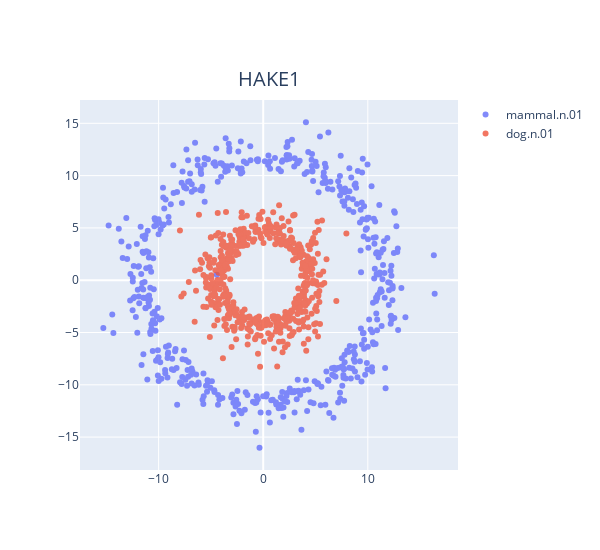

Notebook source saved alongside this figure:
### Code cell
# エンティティの埋め込みをロード
entity_embedding = np.load(os.path.join(model_path, 'entity_embedding.npy'))

# HeadとTailの座標計算
head = entity_embedding[head_id]
tail = entity_embedding[tail_id]

phase_head, mod_head = np.split(head, 2)
phase_tail, mod_tail = np.split(tail, 2)

mod_head = np.log(np.abs(mod_head)) * np.sign(mod_head)
mod_tail = np.log(np.abs(mod_tail)) * np.sign(mod_tail)

phase_head = phase_head / embedding_range * np.pi
phase_tail = phase_tail / embedding_range * np.pi

x_head, y_head = mod_head * np.cos(phase_head), mod_head * np.sin(phase_head)
x_tail, y_tail = mod_tail * np.cos(phase_tail), mod_tail * np.sin(phase_tail)

fig = go.Figure()

# Head Entityのプロット
fig.add_trace(go.Scatter(x=x_head, y=y_head, mode='markers', name=entities_dict[head_id], text=[f'Head ID: {head_id}'] * len(x_head), opacity=0.8))
# Tail Entityのプロット
fig.add_trace(go.Scatter(x=x_tail, y=y_tail, mode='markers', name=entities_dict[tail_id], text=[f'Tail ID: {tail_id}'] * len(x_tail), opacity=0.8))
# HAKEテキストの追加
fig.add_annotation(
    text=model,  # 表示するテキスト
    xref="paper",  # x座標の参照元 (paperは図の左端、dataはデータ座標)
    yref="paper",  # y座標の参照元 (paperは図の下端、dataはデータ座標)
    x=0.5,  # x座標 (0.5は図の中央)
    y=1.1,  # y座標 (1.05は図の上端から5%上)
    showarrow=False,  # 矢印を非表示にする
    font=dict(size=20),  # テキストのフォントサイズ
)
# レイアウトの設定
fig.update_layout(
    title="",
    yaxis_title=" ",
    showlegend=True,
    width=600,  # 幅
    height=550,  # 高さ
    xaxis=dict(scaleanchor="y", scaleratio=1),  # x軸のアスペクト比を1:1に設定
    yaxis=dict(scaleanchor="x", scaleratio=1),  # y軸のアスペクト比を1:1に設定
)

# プロットの表示
fig.show()

### Figure 1 — Plotly figure (JSON) as saved in the notebook; plotly's stock layout.template omitted (floating-point values rounded to 4 significant figures; data arrays with more than 128 entries replaced by an {"elided": "..."} marker saying what was removed)
{"data": [{"mode": "markers", "name": "mammal.n.01", "opacity": 0.8, "text": {"elided": "500 str values"}, "type": "scatter", "x": {"elided": "500 float values"}, "y": {"elided": "500 float values"}}, {"mode": "markers", "name": "dog.n.01", "opacity": 0.8, "text": {"elided": "500 str values"}, "type": "scatter", "x": {"elided": "500 float values"}, "y": {"elided": "500 float values"}}], "layout": {"annotations": [{"font": {"size": 20}, "showarrow": false, "text": "HAKE1", "x": 0.5, "xref": "paper", "y": 1.1, "yref": "paper"}], "height": 550, "showlegend": true, "title": {"text": ""}, "width": 600, "xaxis": {"scaleanchor": "y", "scaleratio": 1}, "yaxis": {"scaleanchor": "x", "scaleratio": 1, "title": {"text": " "}}}}
